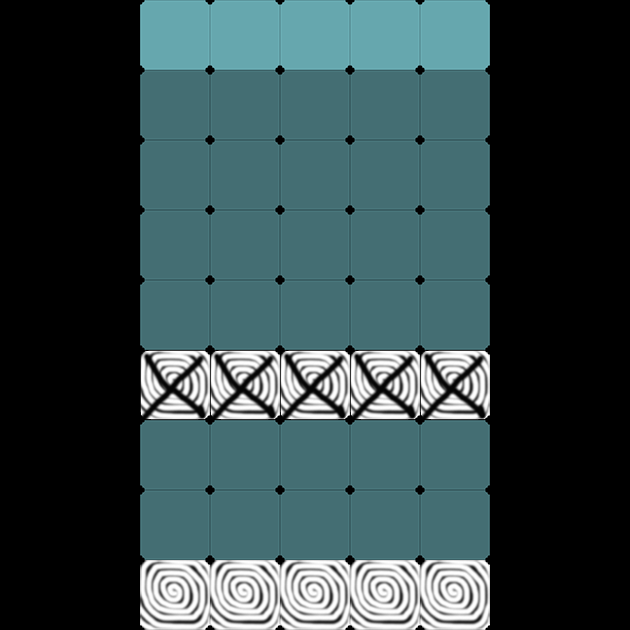

The image is a tile-based game level rendered from a .tmx file. Its description and source (layers, tilesets, objects; grid data summarised) follow:
An orthogonal 9x9 tile map with 70x70 px tiles, 2 tile layers (gridLayer, producerLayer), 1 hidden layer not drawn.

<map version="1.0" orientation="orthogonal" renderorder="right-down" width="9" height="9" tilewidth="70" tileheight="70">
 <tileset firstgid="1" name="sushi" tilewidth="70" tileheight="70" spacing="2" margin="2">
  <image source="../w640/sushi.png" width="722" height="218" />
 </tileset>
 <layer name="gridLayer" width="9" height="9">
  <data>[81 cells, 45 non-empty, 3 distinct tile ids]</data>
 </layer>
 <layer name="clipperLayer" width="9" height="9" visible="0">
  <data>[81 cells, 45 non-empty, 1 distinct tile ids]</data>
 </layer>
 <layer name="producerLayer" width="9" height="9">
  <data>[81 cells, 5 non-empty, 1 distinct tile ids]</data>
 </layer>
</map>
